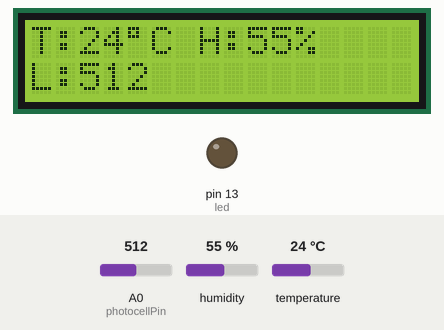
Simulated run of this sketch. Board: Arduino Uno, built with avr-gcc and run on an emulated ATmega328P. On the bench: 16×2 character LCD, output pins drawn as LEDs (lit = HIGH). Inputs (shaded band) come from the test bench; at power-on: humidity 55 %, A0 (photocellPin) = 512, temperature 24 °C. The modem accepts every AT command (registered, SIM ready, sends succeed) and sends nothing else; what the sketch prints to the serial monitor is not drawn.

Above: at 15.9 s.
16.0 s: humidity set to 22 %
At 18.2 s:
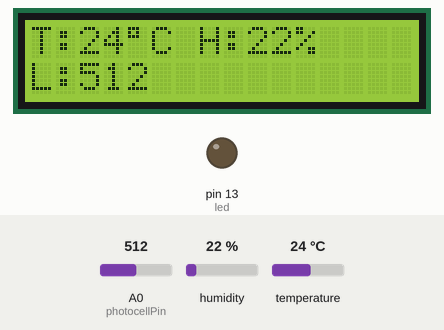
18.6 s: A0 (photocellPin) set to 716
At 20.2 s:
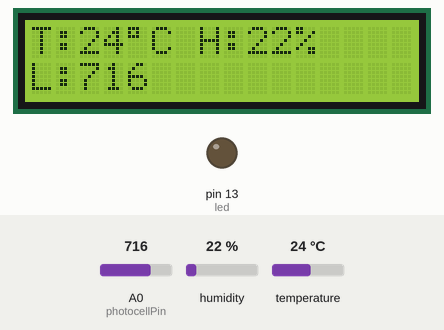
20.5 s: temperature set to 12 °C
At 22.7 s:
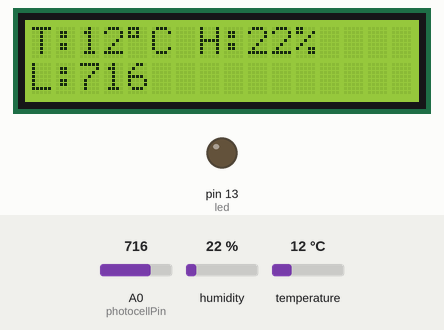
23.5 s: A0 (photocellPin) set to 900
At 24.6 s:
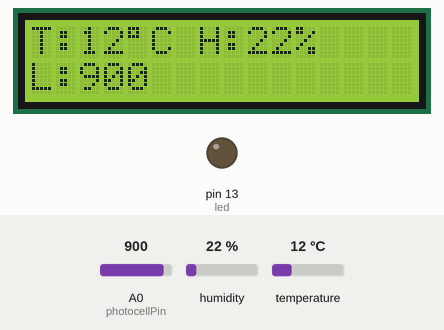
25.4 s: humidity set to 40 %
At 28.1 s:
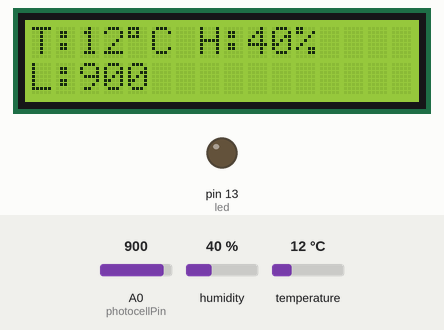
28.4 s: A0 (photocellPin) set to 1023
At 32.3 s:
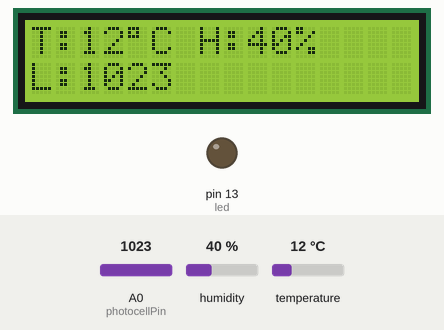
Timing chart, 0 to 33.8 s (numbered marks = the images above; inputs shaded):
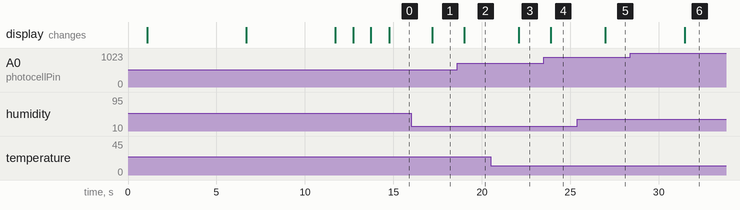

The sketch:

dth11_wifi_ESP8266.ino
```cpp
#include "DHT.h"                                                   // include DHT lib for humidity and temperature sensor
#include "LiquidCrystal.h"                                         // include LCD lib for 1602 LCD diplay
#include "SoftwareSerial.h"					   // include	Software Serial lib for ESP8266

#define DHTPIN 7                                                   // DHT11 pin
#define DHTTYPE DHT11                                              // DHT 11

LiquidCrystal lcd(12, 11, 10, 5, 4, 3, 2);                         //lcd pins
SoftwareSerial esp8266(8, 9);                                      //esp pins

int photocellPin = 0;                                              // the cell and 10K pulldown are connected to a0
int photocellReading;                                              // the analog reading froe sensor divider

int dropDataCounter = 0;                                           // data sender counter

int led = 13;                                                      // build-in led

DHT dht(DHTPIN, DHTTYPE);                                          // init DHT 11

//======================Configure
String backendServerIP = "176.58.108.193";                            // backend serer IP rzrbld.ru
String backendServerPort = "4000";                                  // backend server PORT
String wifiSSID = "myWiFi";                                         // WiFi SSID name
String wifiPassword = "thelongestwifipasswordontheearth";                                       // WiFi password
String arduinoUUID = "d4e4016e-63a4-4f65-812a-37d8a8011a09";        // WARN! generate new before upload to arduino


//======================Setup
void setup() {
  Serial.begin(9600);                                   // HW serial Arduino <> computer
  esp8266.begin(9600);                                  // SW serial Arduino <> ESP8266, more speed more unstable. 9600 is quite enough
  pinMode(led, OUTPUT);
  dht.begin();                                          // start humidity sensor
  lcd.begin(16, 2);                                     // start lcd screen
  updateLoadingScreen(1, "[i] start v0.1  ", "[INFO] start v0.1");
  digitalWrite(led, LOW);                               // turn off builtin arduino led

  esp8266.println("AT+RST");                            // reset ESP8266 module
  delay(1000);                                          // wait till ESP8266 is up
  if (esp8266.find("ready")) {                          // if ESP8266 up and ready
    updateLoadingScreen(2, "[i] ESP is up  ", "[INFO] ESP8266 is up");
  }
  else                                                  // if ESP8266 is down
  {
    updateLoadingScreen(2, "[E] ESP is NA  ", "[ERROR] ESP8266 no response.");
    while (1);						// halt
  }
  delay(500);                                           // wait more
                                                        // connect to the wifi
  boolean connected = false;				// satate
  for (int i = 0; i < 5; i++)                           // try 5 times to connect
  {
    if (connectWiFi()) {				// if connected
      connected = true;                                 // set state = true
      updateLoadingScreen(3, "[i] WiFi cncted ", "[INFO] WiFi connected.");
      break;						// break
    }
  }
  if (!connected) {					// if still not connected
    updateLoadingScreen(3, "[E] WiFi cnct NA", "[ERROR] WiFi can't connect.");
    while (1);                                          // hang
  }
  delay(5000);						// wait 5 sec
  updateLoadingScreen(4, "[i] Obtain IP   ", "[INFO] Obtain IP address.");

  esp8266.println("AT+CIFSR");				// try to get IP value. not critical. [WIP]
  Serial.println(esp8266.read());

  esp8266.println("AT+CIPMUX=0");			// set the single connection mode
  updateLoadingScreen(5, "[i] CIPMUX:0    ", "[INFO] Set CIPMUX:0.");
  delay(1000);						// wait a sec
  esp8266.println("AT+CIPMODE=0");			// set "not data mode" duplex mode (get/send data)
  updateLoadingScreen(6, "[i] CIPMODE:0   ", "[INFO] Set CIPMODE:0.");
  delay(1000);						// wait a sec
  updateLoadingScreen(7, "[i] Post init   ", "[INFO] Post init");
  delay(1000);						// wait a sec
}

void loop() {

  lcd.clear();
  photocellReading = analogRead(photocellPin);          //read photocell data

 																																		// Reading temperature or humidity takes about 250 milliseconds!
  																																  // Sensor readings may also be up to 2 seconds 'old' (its a very slow sensor)
  int h = dht.readHumidity();				// Read humidity
  int t = dht.readTemperature();			// Read temperature as Celsius

  																																	// Check if any reads failed and exit early (to try again).
  if (isnan(h) || isnan(t)) {
    lcd.setCursor(0, 0);
    Serial.println("Failed to read from DHT sensor!");
    lcd.print("Failed to read from DHT sensor!");
    return;
  }


  lcd.setCursor(0, 0);     																					// set lcd cursor to 0,0 upper string, first element on left side
  lcd.print("T:");																									// T: for Temperature
  lcd.print(t);        																							// temp value from DHT 11
  lcd.print((char)223);																							// graduses sign
  lcd.print("C ");																									// C for Celsius
  lcd.print("H:");																									// H: for Humidity
  lcd.print(h);																											// humidity value from DHT11
  lcd.print("%");																										// percent sign

  lcd.setCursor(0, 1);     																					// set lcd cursor to 0,1 bottom string, first element on left side
  lcd.print("L:");         																					// L: for Light sensor\photo sensor
  lcd.print(photocellReading);         	                // photo sensor value

  delay(100);   																										// wait 100ms
  if(dropDataCounter>20){																					// On backend server sends every 100 values. Ajust delay or if statement for more result or less
    dropDataCounter = 0;																						// Set data counter is 0
    String cmd = "AT+CIPSTART=\"TCP\",\"";		// start bulding connection to backend server
    cmd += backendServerIP;																					// IP address of backend server
    cmd += "\",";
    cmd += backendServerPort;																								// backend server PORT
    esp8266.println(cmd);																						// send connection command to ESP8266
    Serial.println(cmd);																						// serial debug out
    if (esp8266.find("Error")) {			// error connection
      return;																												// return;
    }
    cmd = "POST /data/";   																							// building POST request
    cmd += arduinoUUID;
    cmd += "/t/";
    cmd += t;																												// --
    cmd += "/h/";																										// --
    cmd += h;																												// --
    cmd += "/l/";																										// --
    cmd += photocellReading;			         // --
    cmd += " HTTP/1.0\r\nHost: test.iot.domain\r\nConnection: close\r\n\r\n";
    esp8266.print("AT+CIPSEND=");			// send sending command to ESP8266
    esp8266.println(cmd.length());			// calculate length of the POST request
    if (esp8266.find(">"))																					// send mode success
    {
      Serial.print("[INFO] Send mode engaged");
    } else																													// send mode error
    {
      esp8266.println("AT+CIPCLOSE");			// close connection
      Serial.println("[WARN] Connect timeout. Wait 15 sec");// serial debug out
      delay(15000);																									// wait 15 sec
      return;																												// return
    }
    esp8266.print(cmd);																							// finaly send data to backend server
    Serial.print(cmd);																							// serial debug out
    delay(2000);																										// wait 2 sec

    while (esp8266.available())				// read answer
    {
      char c = esp8266.read();				// --
    }
  }
  delay(500);																												// wait 500 ms
  dropDataCounter++;																								// increase data counter
}

boolean connectWiFi()																								// wifi connection function
{
  esp8266.println("AT+CWMODE=1");		        // set ESP8266 to STA mode: 1 = WiFi client, 2 = Soft AP (router), 3 = both.
  String cmd = "AT+CWJAP=\"";				// build connection string
  cmd += wifiSSID;																										// wifi network SSID, hidden supported
  cmd += "\",\"";																										// --
  cmd += wifiPassword;																							// wifi password
  cmd += "\"";
  Serial.println(cmd);																								// --
  Serial.println("[INFO] Connecting to wifi network");	// serial debug out
  esp8266.println(cmd);																							// send connection commant to ESP8266
  delay(5000);																											// connection established in 1-5 secs
  if (esp8266.find("OK"))																						// if connection success
  {
    Serial.println("[INFO] Connected to WiFi.");        // serial debug out
    return true;																										// return true
  } else
  {
    Serial.println("[ERROR] Can not connect to the WiFi.");	 // serial debug out
    return false;																										// return false
  }
}

void updateLoadingScreen(int postition, String message, String debugLog)
{
  Serial.println(debugLog);                 // Serial debug print log
  lcd.print(">");                           // print loading screen
  lcd.setCursor(0, 1);                      // --
  lcd.print(message);                       // --
  lcd.setCursor(postition, 0);              // --
}
```

Measured:
- after the input at 16.0 s, the display: changes after 1.2 s (image 1)
- after the input at 18.6 s, the display: changes after 0.41 s (image 2)
- after the input at 20.5 s, the display: changes after 1.6 s (image 3)
- after the input at 23.5 s, the display: changes after 0.40 s (image 4)
- after the input at 25.4 s, the display: changes after 1.6 s (image 5)
- after the input at 28.4 s, the display: changes after 3.1 s (image 6)
